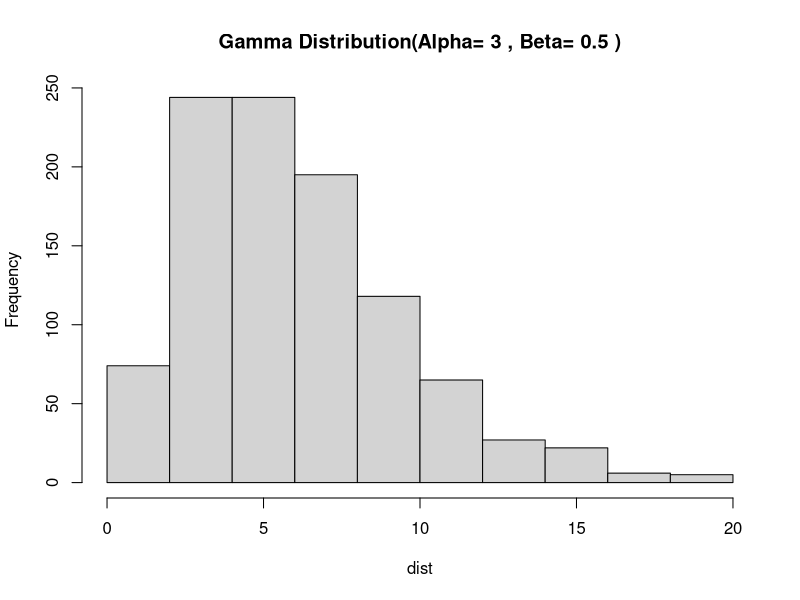

Generate this figure with R:
library(rjson)

# dist = rnorm(1000, 3, 2)
# jsoned <- toJSON(dist)
# write.table(jsoned, './norm_dist1.json', row.names = FALSE, col.names = FALSE, quote = FALSE)
# png(file = "./norm_dist1.png")
# hist(dist, main = "Normal Distribution")
# dev.off()

# dist = runif(1000, 0.23, 10.89)
# jsoned <- toJSON(dist)
# write.table(jsoned, './unif_dist1.json', row.names = FALSE, col.names = FALSE, quote = FALSE)
# png(file = "unif_dist1.png")
# hist(dist, main = "Uniform Distribution")
# dev.off()

# dist = rexp(1000, 3);
# jsoned <- toJSON(dist)
# write.table(jsoned, './exp_dist1.json', row.names = FALSE, col.names = FALSE, quote = FALSE)
# png(file = "exp_dist1.png")
# hist(dist, main = "Exponential Distribution")
# dev.off()

# dist = rlnorm(1000, 0.33, 0.66)
# jsoned <- toJSON(dist)
# write.table(jsoned, './lgnorm_dist1.json', row.names = FALSE, col.names = FALSE, quote = FALSE)
# png(file = "./lgnorm_dist1.png")
# hist(dist, main = "Log-Normal Distribution")
# dev.off()

# library(triangle)
# dist = rtriangle(1000, 2, 15, 4)
# jsoned <- toJSON(dist)
# write.table(jsoned, './tri_dist1.json', row.names = FALSE, col.names = FALSE, quote = FALSE)
# png(file = "./tri_dist1.png")
# hist(dist, main = "Triangle Distribution")
# dev.off()

alpha = 3
beta = 0.5
dist = rgamma(1000, alpha, rate = beta)
jsoned <- toJSON(dist)
write.table(jsoned, './gamma_dist1.json', row.names = FALSE, col.names = FALSE, quote = FALSE)
png(file = "./gamma_dist1.png")
hist(dist, main = paste("Gamma Distribution(Alpha=", alpha, ", Beta=", beta, ")"))
dev.off()
